Frame 1 (no input): blank canvas, image omitted
Frame 60 (the mouse pressed at the canvas centre just before this capture): blank canvas, image omitted
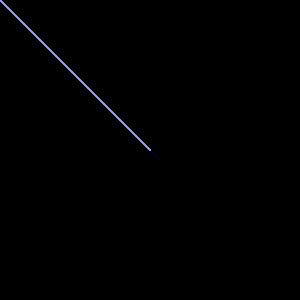
Frame 120 (the mouse held since frame 60 and released just before this capture)

The Processing sketch whose frames 1 and 60 were blank and that drew this single picture after the mouse press (run headless with seeded random() and noise(); from frame 60 on, the mouse is pressed at the canvas centre):

// Processing sketch: processing_182170
// ── processing_182170.pde

void setup() {
size(300,300);
background(0);
}
 
void draw() {
stroke(mouseX, mouseY,300, 255);
line(0, 0, mouseX, mouseY);
}
